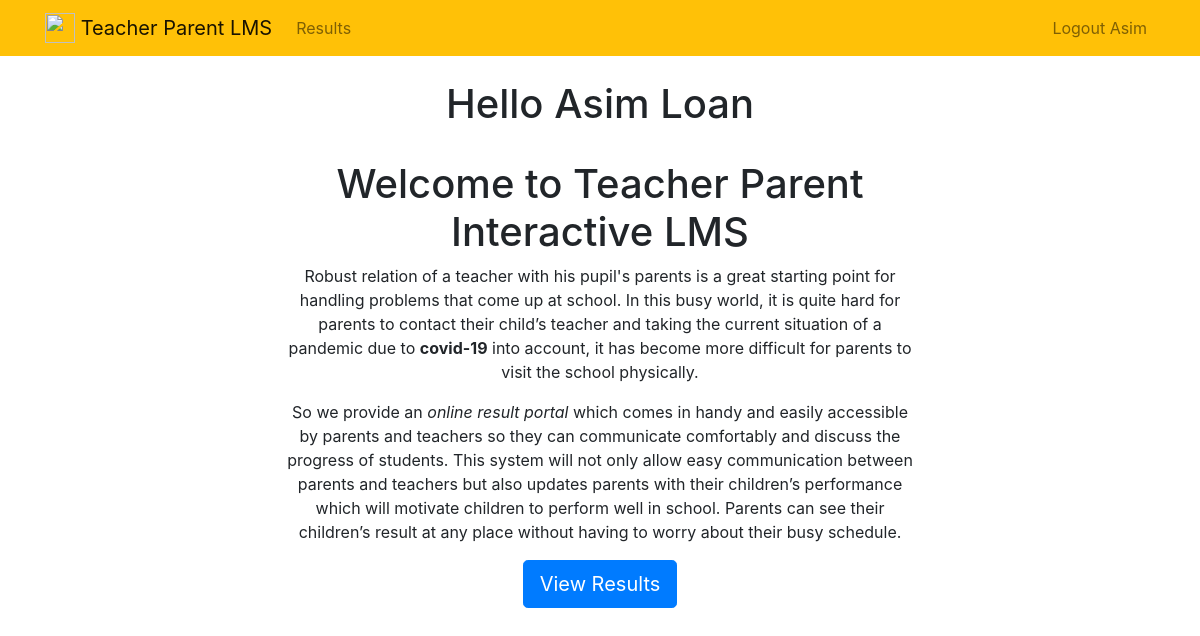
Page / (signed in) on the earlier database version.
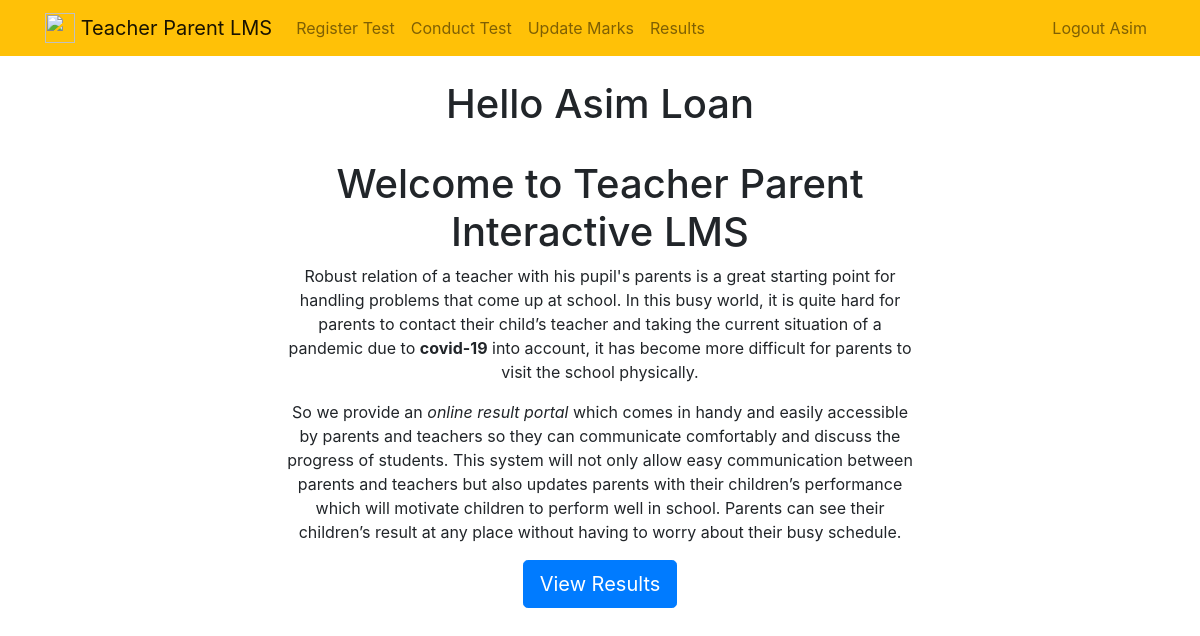
Same page on the later database version.
### users/views.py (the view)
# urls.py: 2. Add a URL to urlpatterns:  path('', views.home, name='home')
def home(request):
    return render(request, 'home.html')

### users/templates/home.html (shortened to what this page needs)
{% extends "base.html" %}
{% load static %}
{% block content %}
<br>
<div class="row justify-content-center">
    <div class="col-md-7 text-center">
        <h1>Hello
            {% if user.is_authenticated %}
            {{user.get_full_name.title}}
            {% else %}
            There
            {% endif %}
        </h1>
    </div>
</div>
<br>
<div class="row justify-content-center">
    <div class="col-md-7 text-center">
        <h1>Welcome to Teacher Parent Interactive LMS</h1>
        <p>
            Robust relation of a teacher with his pupil's parents is a great starting point for
            handling problems that come up at school. In this busy world, it is quite hard for
            parents to contact their child’s teacher and taking the current situation of a
            pandemic due to <b>covid-19</b> into account, it has become more difficult for parents to
            visit the school physically.
        </p>
        <p>
            So we provide an <i>online result portal</i> which comes in handy and easily accessible
            by parents and teachers so they can communicate comfortably and discuss the progress of students.
            This system will not only allow easy communication between parents and teachers but also
            updates parents with their children’s performance which will motivate children to perform
            well in school. Parents can see their children’s result at any place without having to
            worry about their busy schedule.
        </p>
        {% if user.is_authenticated %}
        <a role="button" class="btn btn-primary btn-lg" href="{% url 'tests' %}">View Results</a>
        {% endif %}
    </div>
</div>
{% endblock %}

### users/templates/base.html (shortened to what this page needs)
{% load static %}
<!doctype html>
<html lang="en">
<head>
    <link rel="stylesheet" href="https://stackpath.bootstrapcdn.com/bootstrap/4.4.1/css/bootstrap.min.css"
>
</head>
<body>
    <nav class="navbar navbar-expand-md navbar-light bg-warning">
        <div class="container">
            <a class="navbar-brand" href="{% url 'home' %}">
                <img src="{% static 'Logo.png' %}" width="30" height="30" class="d-inline-block align-top">
                <span>Teacher Parent LMS</span>
            </a>
            <div class="collapse navbar-collapse" id="navbarNav">
                <ul class="navbar-nav mr-auto">
                    {% if user.user_type == 3 %}
                    <li class="nav-item">
                        <a class="nav-link" href="{% url 'add_test' %}">Register Test</a>
                    </li>
                    <li class="nav-item">
                        <a class="nav-link" href="{% url 'select' %}">Conduct Test</a>
                    </li>
                    <li class="nav-item">
                        <a class="nav-link" href="{% url 'tests' %}">Update Marks</a>
                    </li>
                    {% endif %}
                    {% if user.is_authenticated %}
                    <li class="nav-item">
                        <a class="nav-link" href="{% url 'tests' %}">Results</a>
                    </li>
                    {% endif %}
                </ul>
                <ul class="navbar-nav ml-auto">
                    {% if user.is_authenticated %}
                    <li class="nav-item">
                        <a href="#" onclick="$('#signOutBtn').click()" class="nav-link">Logout {{user.first_name}} </a>
                    </li>
                    {% endif %}
                </ul>
            </div>
        </div>
    </nav>
    <div class="container">
        {% block content %}{% endblock %}
    </div>
</body>
</html>

Differences in the rows shown:
changed CustomUser "Asim Loan": user_type empty → 3 (drawn)
Other differences:
text now shown: "Register Test Conduct Test Update Marks"
